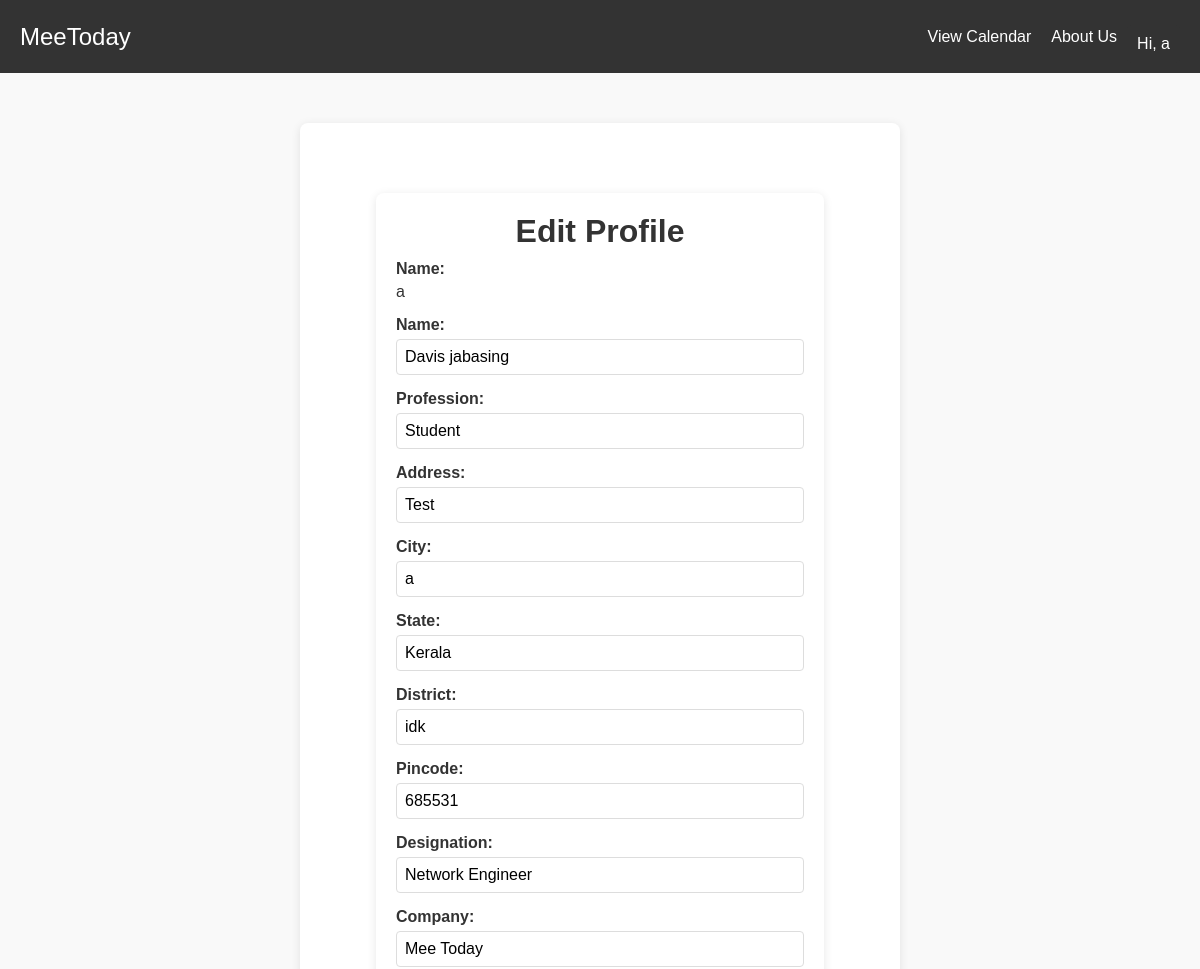
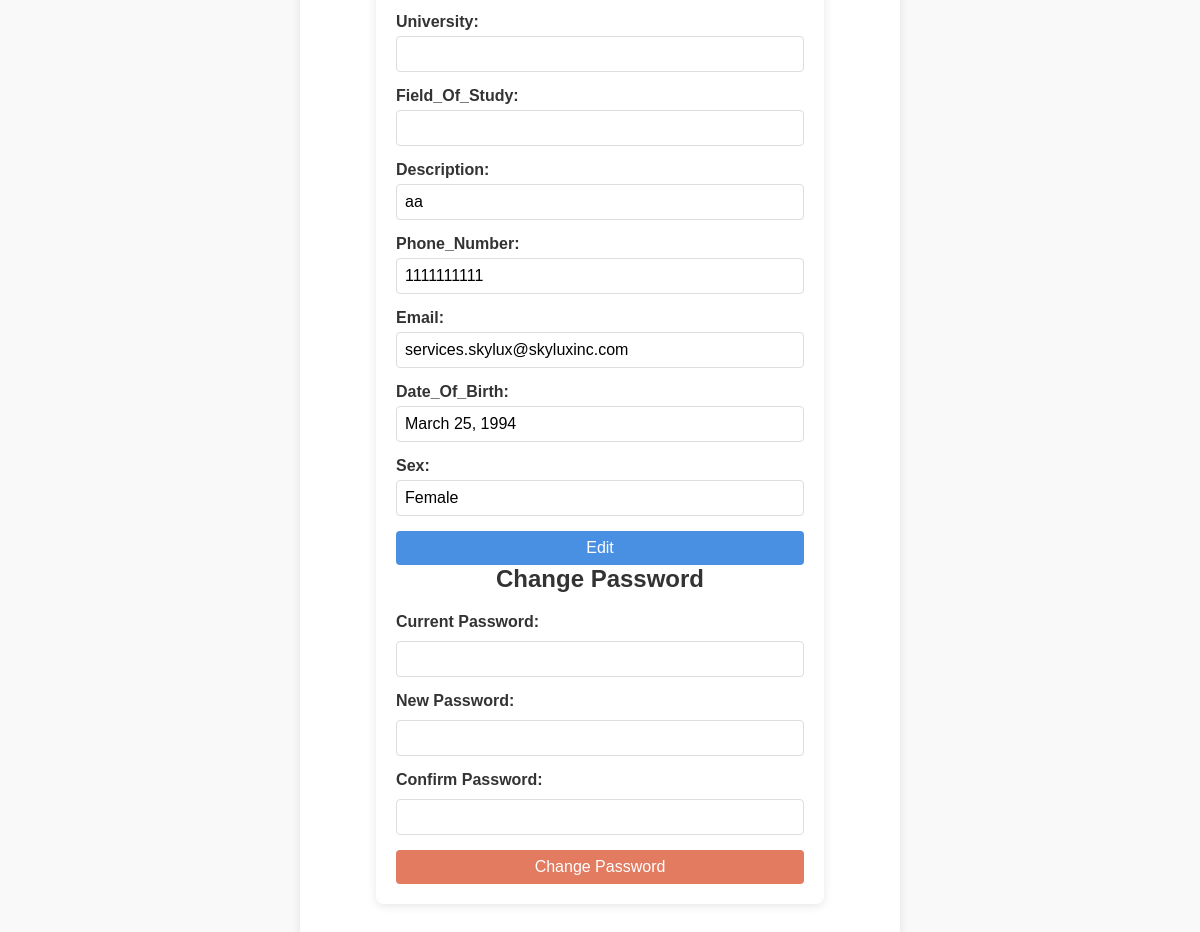
Page /edit-profile/ (signed in) on the committed database (2 pictures, top to bottom).
### appointments/models.py (models this page shows, shortened)
class UserProfile(models.Model):
    user = models.OneToOneField(User, on_delete=models.CASCADE)
    name = models.CharField(max_length=100)
    phone_number = models.CharField(max_length=15, unique=True, blank=True, null=True)
    email = models.EmailField(unique=True, blank=True, null=True)
    date_of_birth = models.DateField(null=True, blank=True)
    sex = models.CharField(
        max_length=10,
        choices=[('Male', 'Male'), ('Female', 'Female'), ('NoPrefer', 'NoPrefer')],
        default='Not Specified'
    )
    age = models.PositiveIntegerField(null=True, blank=True)
    address = models.TextField(blank=True)
    city = models.CharField(max_length=100, blank=True)
    state = models.CharField(max_length=100, blank=True)
    district = models.CharField(max_length=100, blank=True)
    pincode = models.CharField(max_length=10, blank=True)
    profession = models.CharField(
        max_length=20,
        choices=[('Student', 'Student'), ('Professional', 'Professional')],
        blank=True
    )
    designation = models.CharField(max_length=100, blank=True)
    company = models.CharField(max_length=100, blank=True)
    university = models.CharField(max_length=100, blank=True)
    field_of_study = models.CharField(max_length=100, blank=True)
    description = models.TextField(blank=True)
    photo = models.ImageField(upload_to='profile_pics/', blank=True, null=True)

### appointments/views.py (the view, shortened to what this page needs)
# urls.py: path('edit-profile/', edit_profile_view, name='edit_profile'),
@login_required
def edit_profile_view(request):
    user_profile = get_object_or_404(UserProfile, user=request.user)
    fields = [
        'name', 'profession', 'address', 'city', 'state', 'district',
        'pincode', 'designation', 'company', 'university',
        'field_of_study', 'description', 'phone_number',
        'email', 'date_of_birth', 'sex'
    ]
    return render(request, 'edit_profile.html', {'user_profile': user_profile, 'fields': fields})

### appointments/templatetags/custom_filters.py (called while the page is built)
@register.filter(name='get_attribute')
def get_attribute(obj, attr, default=None):
    return getattr(obj, attr, default)

### appointments/templates/edit_profile.html (shortened to what this page needs)
{% extends 'base.html' %}
{% block content %}
{% load custom_filters %}
{% block css %}
{% load static %}
    <link rel="stylesheet" href="{% static 'edit_profile.css' %}">
{% endblock %}
    <div class="container">
        <h1>Edit Profile</h1>
        <form id="edit-profile-form" method="post" action="{% url 'edit_profile' %}">
            <div class="form-group">
                <label>Name:</label>
                <span>{{ user.username }}</span>
            </div>
            {% for field in fields %}
                <div class="form-group">
                    <label for="{{ field }}">{{ field|title }}:</label>
                    <input
                        type="text"
                        name="{{ field }}"
                        id="{{ field }}"
                        value="{{ user_profile|get_attribute:field }}"
                    {% if not editable %}readonly{% endif %}/>
                </div>
            {% endfor %}
            <button type="button" id="edit-btn">Edit</button>
        </form>
        <form id="change-password-form" method="post" action="{% url 'change_password' %}">
            <h2>Change Password</h2>
            <div class="form-group">
                <label for="current_password">Current Password:</label>
                <input type="password" name="current_password" id="current_password" required>
            </div>
            <div class="form-group">
                <label for="new_password">New Password:</label>
                <input type="password" name="new_password" id="new_password" required>
            </div>
            <div class="form-group">
                <label for="confirm_password">Confirm Password:</label>
                <input type="password" name="confirm_password" id="confirm_password" required>
            </div>
            <button type="submit">Change Password</button>
        </form>
    </div>
{% endblock %}

### appointments/templates/base.html (shortened to what this page needs)
{% load static %}
<!DOCTYPE html>
<html lang="en">
<head>
    <link href='https://cdn.jsdelivr.net/npm/fullcalendar@5.9.0/main.min.css' rel='stylesheet' />
    <link rel="stylesheet" href="{% static 'style.css' %}">
    {% block css %}{% endblock %}
</head>
<body>
    <nav class="navbar">
        <div class="logo">
            <a href="{% url 'home' %}">MeeToday</a>
        </div>
        <div class="menu">
            {% if user.is_authenticated %}
                <a href="{% url 'calendar' %}" class="nav-link">View Calendar</a>
                <a href="{% url 'about_us' %}" class="nav-link">About Us</a>
                <div class="dropdown">
                    <button class="dropbtn">Hi, {{ user.username }}</button>
                </div>
            {% else %}
                <a href="{% url 'login' %}" class="nav-link">Login</a>
                <a href="{% url 'register' %}" class="nav-link">Register</a>
            {% endif %}
        </div>
    </nav>
    <div class="container">
        {% block content %}
        {% endblock %}
    </div>
</body>
</html>

### appointments/static/style.css (style rules this page uses)
* { margin: 0; padding: 0; box-sizing: border-box; }
body { font-family: Arial, sans-serif; background-color: #f4f4f9; color: #333; margin: 0; padding: 0; }
.container { width: 90%; max-width: 1200px; margin: 20px auto; }
body { font-family: Arial, sans-serif; color: #333; margin: 0; padding: 0; }
.navbar { display: flex; justify-content: space-between; align-items: center; background-color: #333; color: #fff; padding: 10px 20px; }
.navbar .logo a { font-size: 1.5rem; color: #fff; text-decoration: none; }
.navbar .menu { display: flex; align-items: center; }
.navbar .nav-link { color: #fff; text-decoration: none; margin: 0 10px; }
.dropdown { position: relative; display: inline-block; }
.dropdown .dropbtn { background-color: #333; color: white; padding: 10px; font-size: 1rem; border: none; cursor: pointer; }
h2 { color: #333; margin-bottom: 20px; }
#edit-profile-form label { display: block; margin-top: 10px; font-weight: bold; }
#edit-profile-form input, #edit-profile-form textarea { width: 100%; padding: 8px; border: 1px solid #ddd; border-radius: 4px; margin-top: 5px; }
#edit-btn, #save-changes-btn { margin-top: 15px; padding: 8px 20px; background-color: #4a90e2; color: white; border: none; border-radius: 4px; cursor: pointer; }
#change-password-form input { display: block; width: 100%; padding: 8px; margin: 10px 0; border: 1px solid #ddd; border-radius: 4px; }
#change-password-form button { padding: 8px 20px; background-color: #e27b60; color: white; border: none; border-radius: 4px; cursor: pointer; }
form input[type="text"], form input[type="password"] { display: block; width: 100%; padding: 10px; margin: 10px 0; border: 1px solid #ddd; border-radius: 4px; }
form button { padding: 10px 20px; background-color: #4a90e2; color: white; border: none; border-radius: 4px; cursor: pointer; width: 100%; }

### appointments/static/edit_profile.css (style rules this page uses)
body { font-family: Arial, sans-serif; margin: 0; padding: 0; background-color: #f9f9f9; }
.container { width: 80%; max-width: 600px; margin: 50px auto; background: #fff; border-radius: 8px; box-shadow: 0 2px 10px rgba(0, 0, 0, 0.1); padding: 20px; }
h1, h2 { text-align: center; color: #333; }
.form-group { margin-bottom: 15px; }
label { display: block; font-weight: bold; margin-bottom: 5px; }
input[type="text"], input[type="password"] { width: 100%; padding: 10px; font-size: 16px; border: 1px solid #ccc; border-radius: 4px; }
button { display: block; width: 100%; padding: 10px; font-size: 16px; border: none; border-radius: 4px; margin-top: 15px; cursor: pointer; color: #fff; background-color: #007bff; }

### rows in the picture
UserProfile: fields "Davis jabasing" "Student" "Test" "a" "Kerala" "idk" "685531" "Network Engineer" "Mee Today" "aa" "1111111111" "services.skylux@skyluxinc.com" "March 25, 1994" "Female"

### other values in the picture
{{ user.username }} "a"
{{ field|title }} "Name" "Profession" "Address" "City" "State" "District" "Pincode" "Designation" "Company" "University" "Field_Of_Study" "Description" "Phone_Number" "Email" "Date_Of_Birth" "Sex"
